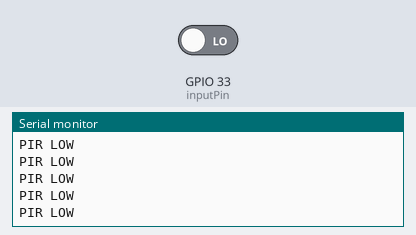
The sketch below on a simulated ESP32. Shown: the last lines printed to the serial monitor. Inputs (shaded band) come from the test bench; at power-on: GPIO 33 (inputPin) LOW.

Above: at 1.2 s.
1.3 s: GPIO 33 (inputPin) driven HIGH
At 1.32 s:
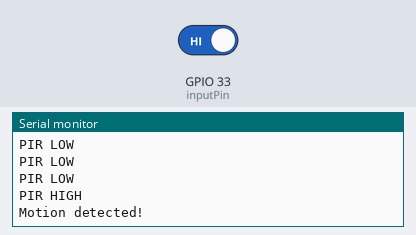
2.8 s: GPIO 33 (inputPin) driven LOW
At 2.82 s:
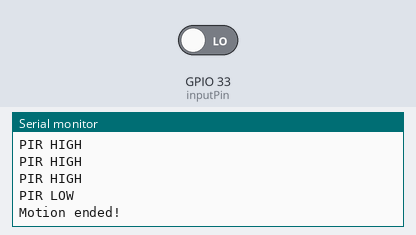

Measured:
- after the input at 1.3 s, the serial monitor: prints a new line at once (image 1)
- after the input at 2.8 s, the serial monitor: prints a new line at once (image 2)

The sketch:

testPIR.ino
```cpp
/*
 * PIR sensor tester
 */

int inputPin = 33;               // choose the input pin (for PIR sensor)
int pirState = LOW;             // we start, assuming no motion detected
int val = 0;                    // variable for reading the pin status

void setup() {
  pinMode(inputPin, INPUT);     // declare sensor as input

  Serial.begin(115200);
}

void loop(){
  val = digitalRead(inputPin);  // read input value
  if (val == HIGH) {            // check if the input is HIGH
    Serial.println("PIR HIGH");
    if (pirState == LOW) {
      // we have just turned on
      Serial.println("Motion detected!");
      // We only want to print on the output change, not state
      pirState = HIGH;
    }
  } else {
    Serial.println("PIR LOW");
    if (pirState == HIGH){
      // we have just turned of
      Serial.println("Motion ended!");
      // We only want to print on the output change, not state
      pirState = LOW;
    }
  }
  delay(50);
}
```
